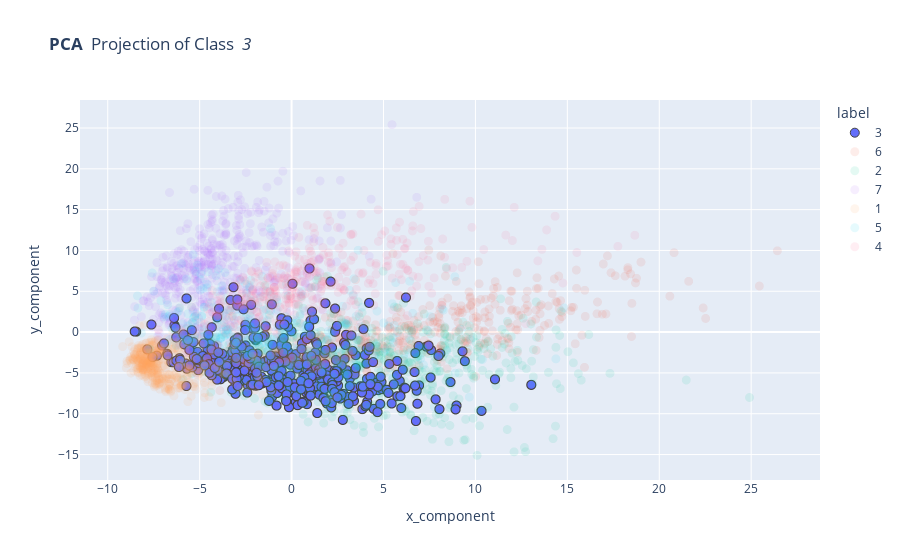

Notebook code cell kept with this figure:
### Code cell
x_components = np.array(principalComponents[:, 0])
y_components = np.array(principalComponents[:, 1])
labels = np.array(y)

df = pd.DataFrame({'label': labels, 'x_component': x_components, 'y_component': y_components}, 
                  columns=['label', 'x_component', 'y_component'])

df['label'] = df['label'].astype(str)

label_to_check = 3 ### Check a specific group (1-9); 0 means no specific group chosen

plot_2d_NEW(df, label_to_check, "PCA")

### Figure 1 — Plotly figure (JSON) as saved in the notebook; plotly's stock layout.template omitted (floating-point values rounded to 4 significant figures; data arrays with more than 128 entries replaced by an {"elided": "..."} marker saying what was removed)
{"data": [{"hovertemplate": "label=3<br>x_component=%{x}<br>y_component=%{y}<extra></extra>", "legendgroup": "3", "marker": {"color": "#636efa", "line": {"width": 1}, "size": 9, "symbol": "circle"}, "mode": "markers", "name": "3", "showlegend": true, "type": "scattergl", "x": {"elided": "442 float values"}, "xaxis": "x", "y": {"elided": "442 float values"}, "yaxis": "y"}, {"hovertemplate": "label=6<br>x_component=%{x}<br>y_component=%{y}<extra></extra>", "legendgroup": "6", "marker": {"color": "#EF553B", "line": {"width": 0}, "size": 9, "symbol": "circle"}, "mode": "markers", "name": "6", "opacity": 0.1, "showlegend": true, "type": "scattergl", "x": {"elided": "425 float values"}, "xaxis": "x", "y": {"elided": "425 float values"}, "yaxis": "y"}, {"hovertemplate": "label=2<br>x_component=%{x}<br>y_component=%{y}<extra></extra>", "legendgroup": "2", "marker": {"color": "#00cc96", "line": {"width": 0}, "size": 9, "symbol": "circle"}, "mode": "markers", "name": "2", "opacity": 0.1, "showlegend": true, "type": "scattergl", "x": {"elided": "453 float values"}, "xaxis": "x", "y": {"elided": "453 float values"}, "yaxis": "y"}, {"hovertemplate": "label=7<br>x_component=%{x}<br>y_component=%{y}<extra></extra>", "legendgroup": "7", "marker": {"color": "#ab63fa", "line": {"width": 0}, "size": 9, "symbol": "circle"}, "mode": "markers", "name": "7", "opacity": 0.1, "showlegend": true, "type": "scattergl", "x": {"elided": "437 float values"}, "xaxis": "x", "y": {"elided": "437 float values"}, "yaxis": "y"}, {"hovertemplate": "label=1<br>x_component=%{x}<br>y_component=%{y}<extra></extra>", "legendgroup": "1", "marker": {"color": "#FFA15A", "line": {"width": 0}, "size": 9, "symbol": "circle"}, "mode": "markers", "name": "1", "opacity": 0.1, "showlegend": true, "type": "scattergl", "x": {"elided": "477 float values"}, "xaxis": "x", "y": {"elided": "477 float values"}, "yaxis": "y"}, {"hovertemplate": "label=5<br>x_component=%{x}<br>y_component=%{y}<extra></extra>", "legendgroup": "5", "marker": {"color": "#19d3f3", "line": {"width": 0}, "size": 9, "symbol": "circle"}, "mode": "markers", "name": "5", "opacity": 0.1, "showlegend": true, "type": "scattergl", "x": {"elided": "382 float values"}, "xaxis": "x", "y": {"elided": "382 float values"}, "yaxis": "y"}, {"hovertemplate": "label=4<br>x_component=%{x}<br>y_component=%{y}<extra></extra>", "legendgroup": "4", "marker": {"color": "#FF6692", "line": {"width": 0}, "size": 9, "symbol": "circle"}, "mode": "markers", "name": "4", "opacity": 0.1, "showlegend": true, "type": "scattergl", "x": {"elided": "384 float values"}, "xaxis": "x", "y": {"elided": "384 float values"}, "yaxis": "y"}], "layout": {"legend": {"title": {"text": "label"}, "tracegroupgap": 0}, "title": {"text": "<b> PCA </b> Projection of Class <i> 3 </i>"}, "xaxis": {"anchor": "y", "domain": [0, 1], "title": {"text": "x_component"}}, "yaxis": {"anchor": "x", "domain": [0, 1], "title": {"text": "y_component"}}}}
